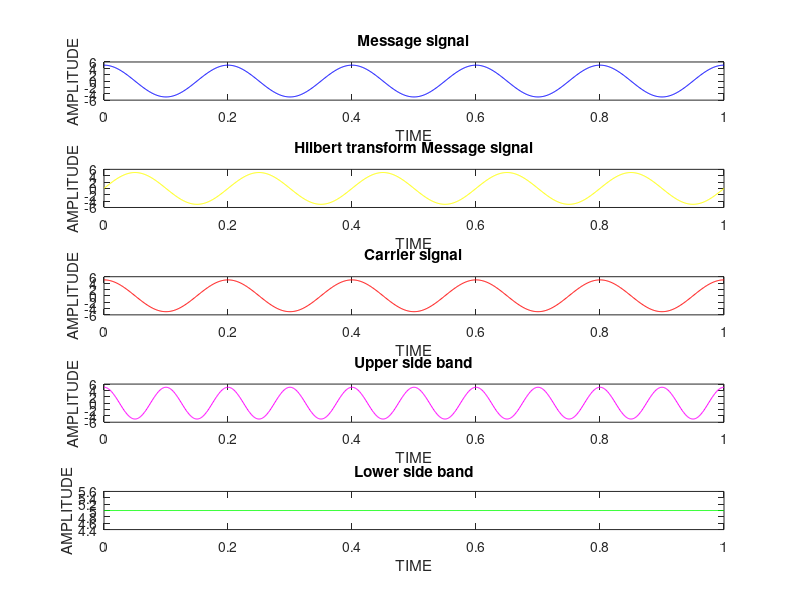

Source code (MATLAB):
clear all;
close all;
clc;
t=0:0.001:1;
am=input('Amplitude of the Modulated Signal');
fm=input('Frequency of the Modulated signal');
ac=input('Amplitude of the carrier signal');
fc=input('Frequency of the carrier signal');
xt=am*cos(2*pi*fm*t);
subplot(5,1,1);
plot(t,xt,'b');
title('Message signal');
xlabel('TIME');
ylabel('AMPLITUDE');
xh=am*sin(2*pi*fm*t);
subplot(5,1,2);
plot(t,xh,'y');
title('Hilbert transform Message signal');
xlabel('TIME');
ylabel('AMPLITUDE');
ct=ac*cos(2*pi*fc*t);
subplot(5,1,3);
plot(t,ct,'r');
title('Carrier signal');
xlabel('TIME');
ylabel('AMPLITUDE');
st1=(xt.*cos(2*pi*fc*t))-(xh.*sin(2*pi*fc*t));
subplot(5,1,4);
plot(t,st1,'m');
title('Upper side band');
xlabel('TIME');
ylabel('AMPLITUDE');
st2=(xt.*cos(2*pi*fc*t))+(xh.*sin(2*pi*fc*t));
subplot(5,1,5);
plot(t,st2,'g');
title('Lower side band');
xlabel('TIME');
ylabel('AMPLITUDE');
pc=(ac*ac)/2
m=am/ac
pt=(m*m*pc)/4
